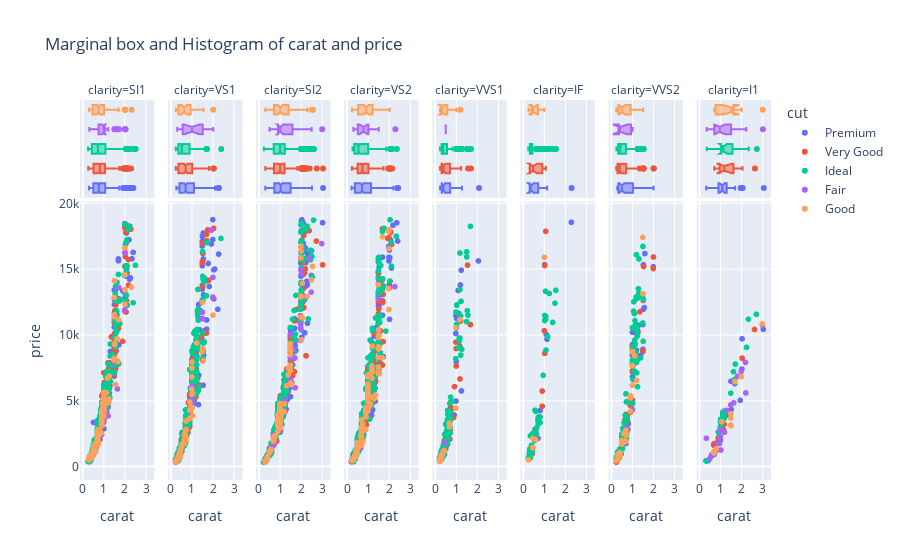

Write notebook code for a chart like this one.
### Code cell
fig = px.scatter(df,x='carat',y='price',
                 marginal_x='box',
                 marginal_y='rug',
                 color='cut',
                 facet_col='clarity',
                 title='Marginal box and Histogram of carat and price'
                 )

fig.show()
